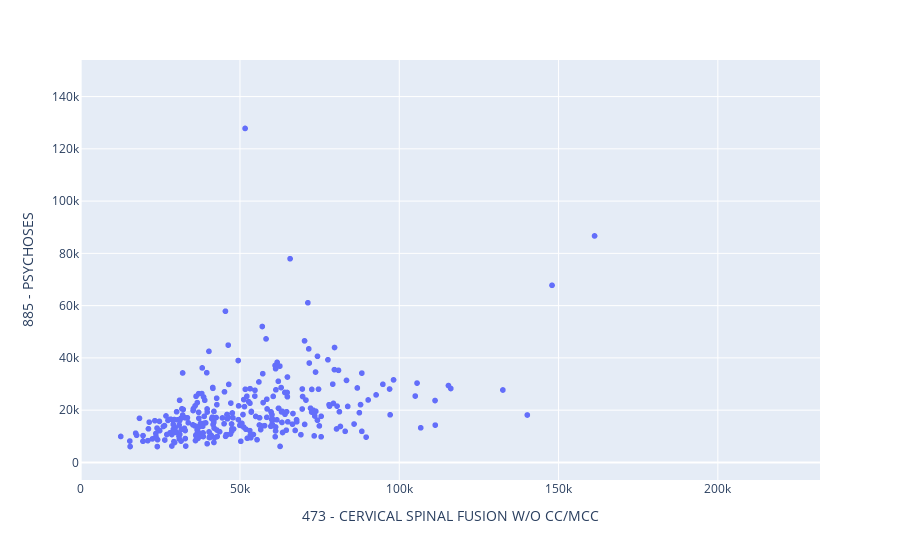

Notebook code cell kept with this figure:
### Code cell
fig = px.scatter(pv, 
                 x="473 - CERVICAL SPINAL FUSION W/O CC/MCC", 
                 y="885 - PSYCHOSES")
fig.show()

### Figure 1 — Plotly figure (JSON) as saved in the notebook; plotly's stock layout.template omitted (floating-point values rounded to 4 significant figures; data arrays with more than 128 entries replaced by an {"elided": "..."} marker saying what was removed)
{"data": [{"hovertemplate": "473 - CERVICAL SPINAL FUSION W/O CC/MCC=%{x}<br>885 - PSYCHOSES=%{y}<extra></extra>", "legendgroup": "", "marker": {"color": "#636efa", "symbol": "circle"}, "mode": "markers", "name": "", "showlegend": false, "type": "scattergl", "x": {"elided": "3337 float values"}, "xaxis": "x", "y": {"elided": "3337 float values"}, "yaxis": "y"}], "layout": {"legend": {"tracegroupgap": 0}, "margin": {"t": 60}, "xaxis": {"anchor": "y", "domain": [0, 1], "title": {"text": "473 - CERVICAL SPINAL FUSION W/O CC/MCC"}}, "yaxis": {"anchor": "x", "domain": [0, 1], "title": {"text": "885 - PSYCHOSES"}}}}
